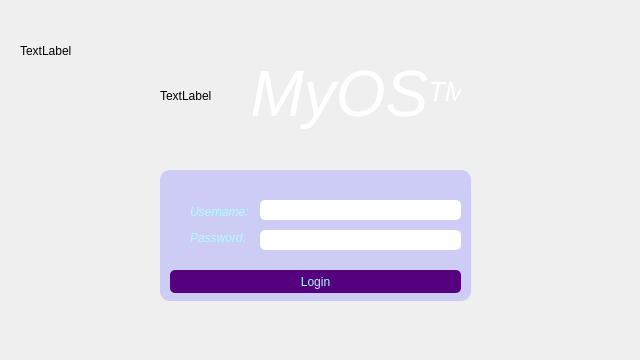
<?xml version="1.0" encoding="UTF-8"?>
<ui version="4.0">
 <class>Widget</class>
 <widget class="QWidget" name="Widget">
  <property name="geometry">
   <rect>
    <x>0</x>
    <y>0</y>
    <width>640</width>
    <height>360</height>
   </rect>
  </property>
  <property name="maximumSize">
   <size>
    <width>640</width>
    <height>360</height>
   </size>
  </property>
  <property name="windowTitle">
   <string>MyOS</string>
  </property>
  <property name="windowIcon">
   <iconset resource="img.qrc">
    <normaloff>:/icon/icon</normaloff>:/icon/icon</iconset>
  </property>
  <widget class="QLabel" name="label">
   <property name="geometry">
    <rect>
     <x>20</x>
     <y>10</y>
     <width>121</width>
     <height>81</height>
    </rect>
   </property>
   <property name="text">
    <string>TextLabel</string>
   </property>
  </widget>
  <widget class="QLabel" name="logoText">
   <property name="geometry">
    <rect>
     <x>250</x>
     <y>50</y>
     <width>211</width>
     <height>91</height>
    </rect>
   </property>
   <property name="text">
    <string>&lt;html&gt;&lt;head/&gt;&lt;body&gt;&lt;p align=&quot;center&quot;&gt;&lt;span style=&quot; font-size:48pt; font-style:italic; color:#ffffff;&quot;&gt;MyOS&lt;/span&gt;&lt;span style=&quot; font-size:30pt; font-style:italic; color:#ffffff; vertical-align:super;&quot;&gt;TM&lt;/span&gt;&lt;/p&gt;&lt;/body&gt;&lt;/html&gt;</string>
   </property>
  </widget>
  <widget class="QLabel" name="logoImg">
   <property name="geometry">
    <rect>
     <x>160</x>
     <y>50</y>
     <width>91</width>
     <height>91</height>
    </rect>
   </property>
   <property name="text">
    <string>TextLabel</string>
   </property>
  </widget>
  <widget class="QGroupBox" name="groupBox">
   <property name="geometry">
    <rect>
     <x>160</x>
     <y>170</y>
     <width>311</width>
     <height>131</height>
    </rect>
   </property>
   <property name="styleSheet">
    <string notr="true">QGroupBox {    
     border: 0px solid;
     border-radius: 10px;
     margin-top: 1ex; 	
	 background-color: rgba(156, 152, 255, 0.4);
 }
</string>
   </property>
   <property name="title">
    <string/>
   </property>
   <widget class="QPushButton" name="Lgn">
    <property name="geometry">
     <rect>
      <x>10</x>
      <y>100</y>
      <width>291</width>
      <height>23</height>
     </rect>
    </property>
    <property name="styleSheet">
     <string notr="true">background-color: rgb(85, 0, 127);
color: rgb(255, 255, 255);
border-radius: 5px;
color: rgb(170, 255, 255);</string>
    </property>
    <property name="text">
     <string>Login</string>
    </property>
   </widget>
   <widget class="QLabel" name="label_2">
    <property name="geometry">
     <rect>
      <x>30</x>
      <y>20</y>
      <width>61</width>
      <height>71</height>
     </rect>
    </property>
    <property name="styleSheet">
     <string notr="true">color: rgb(170, 255, 255);</string>
    </property>
    <property name="text">
     <string>&lt;html&gt;&lt;head/&gt;&lt;body&gt;&lt;p&gt;&lt;span style=&quot; font-style:italic; color:#aaffff;&quot;&gt;Username:&lt;/span&gt;&lt;/p&gt;&lt;p&gt;&lt;span style=&quot; font-style:italic; color:#aaffff;&quot;&gt;Password:&lt;/span&gt;&lt;/p&gt;&lt;/body&gt;&lt;/html&gt;</string>
    </property>
   </widget>
   <widget class="QLineEdit" name="login">
    <property name="geometry">
     <rect>
      <x>100</x>
      <y>30</y>
      <width>201</width>
      <height>20</height>
     </rect>
    </property>
    <property name="styleSheet">
     <string notr="true">border-radius: 5px;</string>
    </property>
   </widget>
   <widget class="QLineEdit" name="password">
    <property name="geometry">
     <rect>
      <x>100</x>
      <y>60</y>
      <width>201</width>
      <height>20</height>
     </rect>
    </property>
    <property name="styleSheet">
     <string notr="true">border-radius: 5px;</string>
    </property>
    <property name="echoMode">
     <enum>QLineEdit::Password</enum>
    </property>
   </widget>
  </widget>
 </widget>
 <layoutdefault spacing="6" margin="11"/>
 <resources>
  <include location="img.qrc"/>
 </resources>
 <connections/>
</ui>
